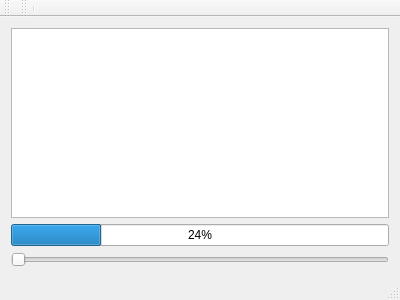
<?xml version="1.0" encoding="UTF-8"?>
<ui version="4.0">
 <class>MainWindow</class>
 <widget class="QMainWindow" name="MainWindow">
  <property name="geometry">
   <rect>
    <x>0</x>
    <y>0</y>
    <width>400</width>
    <height>300</height>
   </rect>
  </property>
  <property name="windowTitle">
   <string>MainWindow</string>
  </property>
  <widget class="QWidget" name="centralWidget">
   <layout class="QVBoxLayout" name="verticalLayout">
    <item>
     <widget class="QGraphicsView" name="graphicsView"/>
    </item>
    <item>
     <widget class="QProgressBar" name="progressBar">
      <property name="value">
       <number>24</number>
      </property>
     </widget>
    </item>
    <item>
     <widget class="QSlider" name="horizontalSlider">
      <property name="orientation">
       <enum>Qt::Horizontal</enum>
      </property>
     </widget>
    </item>
   </layout>
  </widget>
  <widget class="QMenuBar" name="menuBar">
   <property name="geometry">
    <rect>
     <x>0</x>
     <y>0</y>
     <width>400</width>
     <height>21</height>
    </rect>
   </property>
  </widget>
  <widget class="QToolBar" name="mainToolBar">
   <attribute name="toolBarArea">
    <enum>TopToolBarArea</enum>
   </attribute>
   <attribute name="toolBarBreak">
    <bool>false</bool>
   </attribute>
  </widget>
  <widget class="QStatusBar" name="statusBar"/>
  <widget class="QToolBar" name="toolBar">
   <property name="windowTitle">
    <string>toolBar</string>
   </property>
   <attribute name="toolBarArea">
    <enum>TopToolBarArea</enum>
   </attribute>
   <attribute name="toolBarBreak">
    <bool>false</bool>
   </attribute>
   <addaction name="separator"/>
  </widget>
 </widget>
 <layoutdefault spacing="6" margin="11"/>
 <resources/>
 <connections/>
</ui>
